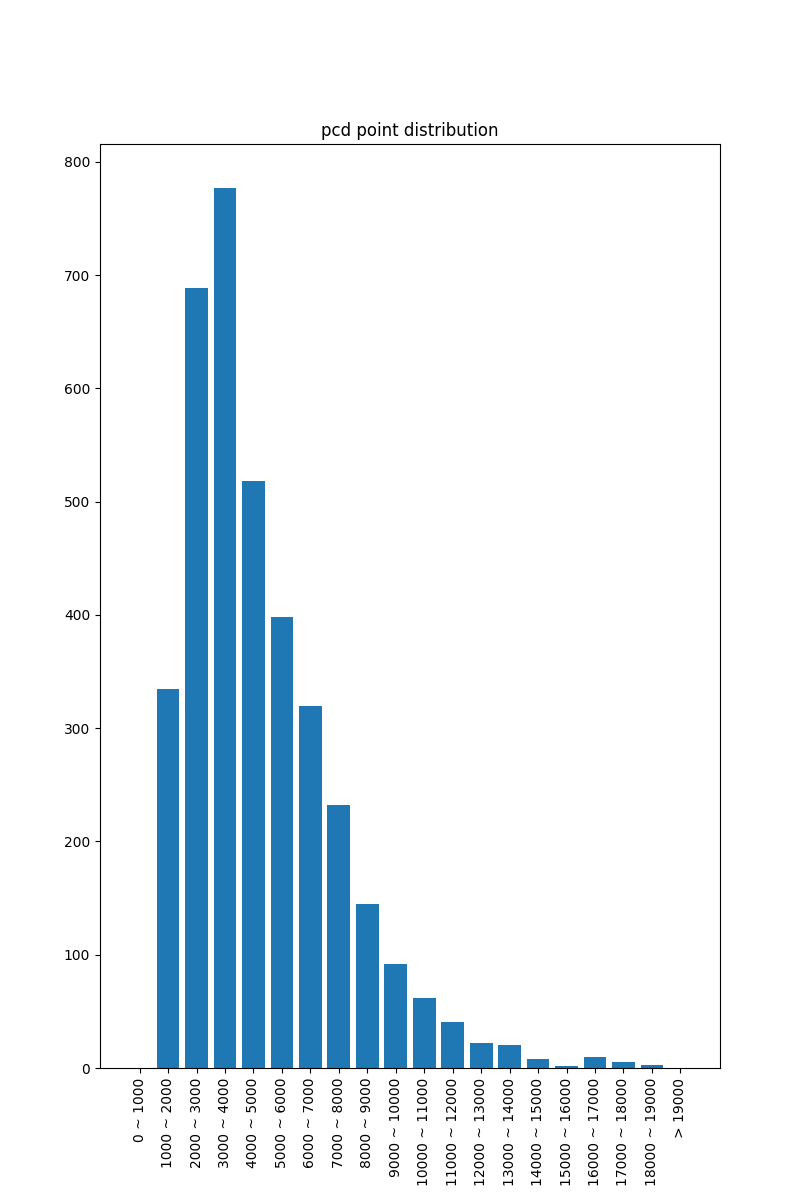

Here is the Python script that generated this plot:
import os, glob, json, argparse
import torch
import numpy as np
import matplotlib.pyplot as plt

from tqdm import tqdm
from pointnet2_ops.pointnet2_utils import furthest_point_sample

def main(args):

    input_dir = args.input_dir
    
    assert os.path.exists(input_dir), f'{input_dir} not exists'

    pcd_paths = glob.glob(f'{input_dir}/*/*.npy')
    
    interval = 1000
    part_interval = 500
    pn = 5000
    point_nums = {interval * n: 0 for n in range(20)}
    part_point_nums = {part_interval * n: 0 for n in range(20)}
    for pcd_path in tqdm(pcd_paths[3:]):
        pcd = np.load(pcd_path).astype(np.float32)

        # if pcd.shape[0] < pn:
        #     points = pcd[:,:3]
        #     mod_num = pn % pcd.shape[0] 
        #     # centroid_points = torch.from_numpy(points).unsqueeze(0).to('cuda').contiguous()
        #     # input_pcid = furthest_point_sample(centroid_points, 1000).long().reshape(-1)  # BN
        #     # centroid_points = centroid_points[0, input_pcid, :].squeeze()


        #     points_batch = torch.from_numpy(points).unsqueeze(0).to('cuda').contiguous()
        #     input_pcid = furthest_point_sample(centroid_points, 1000).long().reshape(-1)  # BN
        #     centroid_points = centroid_points[0, input_pcid, :].squeeze()
        #     repeat_num = int(pn // points_batch.shape[1])
        #     pcd = torch.cat([points_batch.repeat(1, repeat_num, 1), points_batch[:, input_pcid]], dim=1)
        #     for i in range(1000):
        #         print(pcd[0, -1000+i, :3])

        point_num = pcd.shape[0]
        point_nums[int((point_num // interval) * interval)] += 1

        part = (pcd[:, 3] + pcd[:, 4]) / 2
        part_high_response = np.where(part > 0.25)
        part_high_response_num = len(part_high_response[-1])
        part_point_nums[int((part_high_response_num // part_interval) * part_interval)] += 1

    x_keys = list(point_nums.keys())
    x_labels = [f'{x_keys[i]} ~ {x_keys[i+1]}' for i in range(len(x_keys) - 1)]
    x_labels.append(f'> {x_keys[-1]}')
    y_values = point_nums.values()

    plt.figure(figsize=(8, 12))
    plt.title('pcd point distribution')
    plt.xticks(range(len(x_labels)), x_labels, rotation = 90)
    plt.bar(range(len(y_values)), y_values)
    plt.savefig('pcd_point_distribution.png')

    x_keys = list(part_point_nums.keys())
    x_labels = [f'{x_keys[i]} ~ {x_keys[i+1]}' for i in range(len(x_keys) - 1)]
    x_labels.append(f'> {x_keys[-1]}')
    y_values = part_point_nums.values()

    plt.figure(figsize=(8, 12))
    plt.title('part point distribution')
    plt.xticks(range(len(x_labels)), x_labels, rotation = 90)
    plt.bar(range(len(y_values)), y_values)
    plt.savefig('part_distribution.png')

if __name__=="__main__":
    parser = argparse.ArgumentParser()
    parser.add_argument('--input_dir', '-id', type=str, default='../dataset/traj_recon_affordance/kptraj_all_smooth-absolute-40-k0/05.02.20.23-1000-singleview/train')
    args = parser.parse_args()

    main(args)